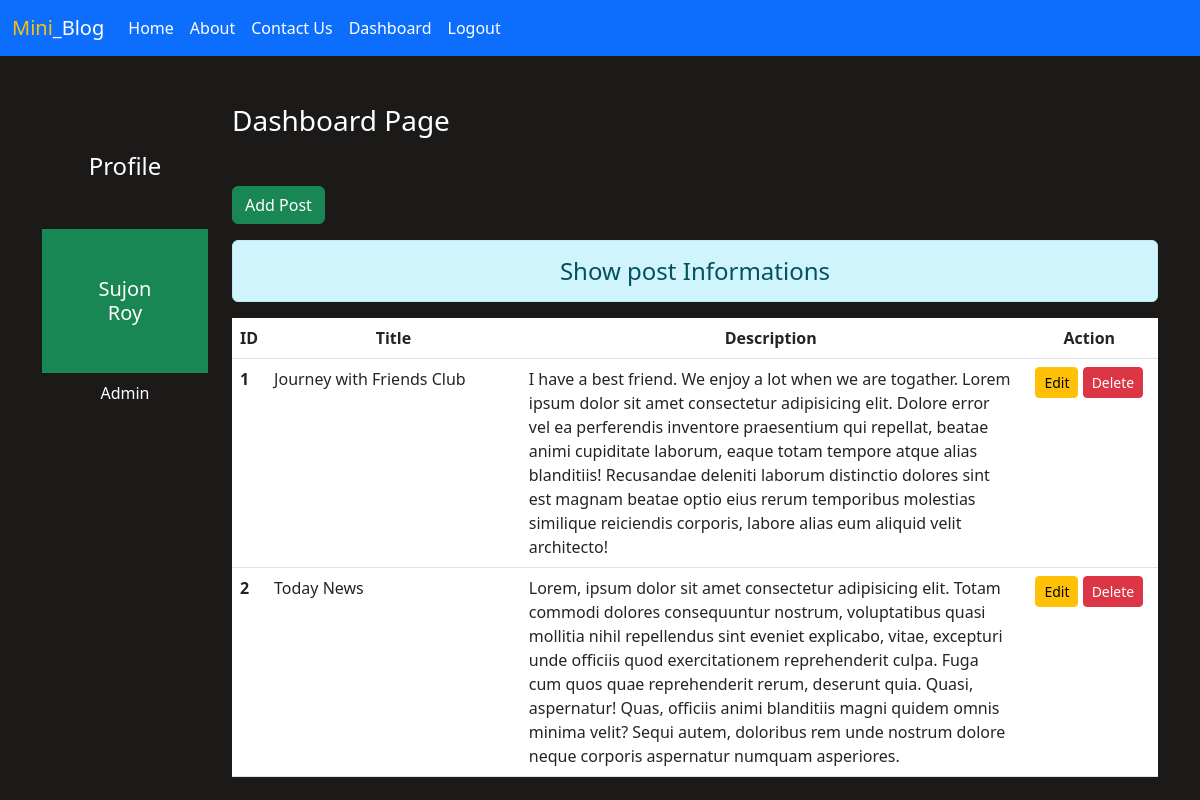
Screenshot of /dashboard/ (signed in) with the database file from the repository.
### blog/models.py (models this page shows)
class Blog_Post(models.Model):
    title = models.CharField(max_length=900)
    desc = models.TextField()

### blog/views.py (the view)
# urls.py: path('dashboard/', views.dashboard, name="dashboard"),
def dashboard(request):
   if request.user.is_authenticated:
    posts= Blog_Post.objects.all()
    user = request.user
    full_name=user.get_full_name()
    gps = user.groups.all()
    return render(request, 'blog/dashboard.html',{'posts':posts , 'full_name':full_name, 'groups':gps} )
   else:
     return  HttpResponseRedirect("/login/")

### blog/templates/blog/dashboard.html (shortened to what this page needs)
{% extends 'blog/base.html' %}
{% load static %}
 {% block side %}
 <div class="col-sm-2 text-white my-5 text-center">
  <h4 class="my-5">Profile</h4>
  <h5 class="bg-success p-5 text-White">{{full_name}}</h5>
  {% for group in groups %}
  <p>{{group.name}}</p>
  {% endfor %}
 </div>
 {% endblock side %}
 {% block content %}
<div class="col-sm-10">
 <h3 class="text-white my-5">Dashboard Page</h3>
 <a href="{% url 'add_post' %}" class="btn btn-success">Add Post</a>
  <h4 class="text-center alert alert-info mt-3"> Show post Informations</h4>
  {% if posts %}
   <table class="table table-hover bg-white">
    <thead>
      <tr class="text-center">
        <th scope="col" style="width: 2%;">ID</th>
        <th scope="col" style="width: 28%;">Title</th>
        <th scope="col" style="width: 55%;">Description</th>
        <th scope="col" style="width: 15%;">Action</th>
      </tr>
    </thead>
    <tbody>
      {% for post in posts %}
      <tr>
        <th scope="row">{{post.id}}</th>
        <td>{{post.title}}</td>
        <td>{{post.desc}}</td>
        <td class="text-center">
          <a href="{% url 'update_post' post.id %}" class="btn btn-warning btn-sm">Edit</a>
          {% if perms.blog.delete_post  %}
          <form action="{% url 'delete_post' post.id %}" method="post" class="d-inline">
          <input type="submit" class="btn btn-danger btn-sm" value="Delete">
          </form>
          {% endif %}
        </td>
      </tr>
      {% endfor %}
    </tbody>
   </table>
   {% else %}
   <h4 class="text-center alert alert-warning">No Records</h4>
   {% endif %}
</div>
{% endblock content %}

### blog/templates/blog/base.html (shortened to what this page needs)
<!doctype html>
{% load static %}
<html lang="en">
  <head>
    <link rel="stylesheet" href="{% static 'blog/css/style.css' %}">
    <link rel="stylesheet" href="https://cdn.jsdelivr.net/npm/popper.js@1.16.1/dist/umd/popper.min.js">
    <link href="https://cdn.jsdelivr.net/npm/bootstrap@5.2.0/dist/css/bootstrap.min.css" rel="stylesheet">
  </head>
  <body>
    {% include 'blog/navbar.html' %}
    <div class="container">
        <div class="row">
            {% block side %}
            {% endblock side %}
            {% block content %}
            {% endblock content %}
        </div>
    </div>
  </body>
</html>

### blog/templates/blog/navbar.html (shortened to what this page needs)
{% load static %}
<nav class="navbar navbar-expand-lg bg-primary">
    <div class="container-fluid">
      <a class="navbar-brand text-white" href="/"><span class="text-warning">Mini</span>_Blog</a>
      <div class="collapse navbar-collapse" id="navbarNav">
        <ul class="navbar-nav">
          <li class="nav-item">
            <a class="nav-link active text-white" aria-current="page" href="/">Home</a>
          </li>
          <li class="nav-item">
            <a class="nav-link text-white" href="{% url 'about' %}">About</a>
          </li>
          <li class="nav-item">
            <a class="nav-link text-white" href="{% url 'contact' %}">Contact Us</a>
          </li>
         {% if request.user.is_authenticated %}
          <li class="nav-item">
            <a class="nav-link text-white" href="{% url 'dashboard' %}">Dashboard</a>
          </li>
          <li class="nav-item">
            <a class="nav-link text-white" href="{% url 'logout' %}">Logout</a>
          </li>
         {% endif %}
        </ul>
      </div>
    </div>
  </nav>

### blog/static/blog/css/style.css (style rules this page uses)
body { background-color: rgba(48, 42, 42, 0.337); color: rgb(24, 131, 225); }

### blog/templates/blog/base.html (style rules this page uses)
body { background-color: rgb(28, 25, 25); color: antiquewhite; }

### rows the page displays
Blog_Post: id "1", title "Journey with Friends Club", desc "I have a best friend. We enjoy a lot when we are togather. Lorem ipsum dolor sit amet consectetur adipisicing elit. Dolore error vel ea perferendis inventore praesentium qui repellat, beatae animi cupiditate laborum, eaque totam tempore atque alias blanditiis! Recusandae deleniti laborum distinctio dolores sint est magnam beatae optio eius rerum temporibus molestias similique reiciendis corporis, labore alias eum aliquid velit architecto!"
Blog_Post: id "2", title "Today News", desc "Lorem, ipsum dolor sit amet consectetur adipisicing elit. Totam commodi dolores consequuntur nostrum, voluptatibus quasi mollitia nihil repellendus sint eveniet explicabo, vitae, excepturi unde officiis quod exercitationem reprehenderit culpa. Fuga cum quos quae reprehenderit rerum, deserunt quia. Quasi, aspernatur! Quas, officiis animi blanditiis magni quidem omnis minima velit? Sequi autem, doloribus rem unde nostrum dolore neque corporis aspernatur numquam asperiores."

### other values shown
{{ full_name }} "Sujon Roy"
{{ group.name }} "Admin"
